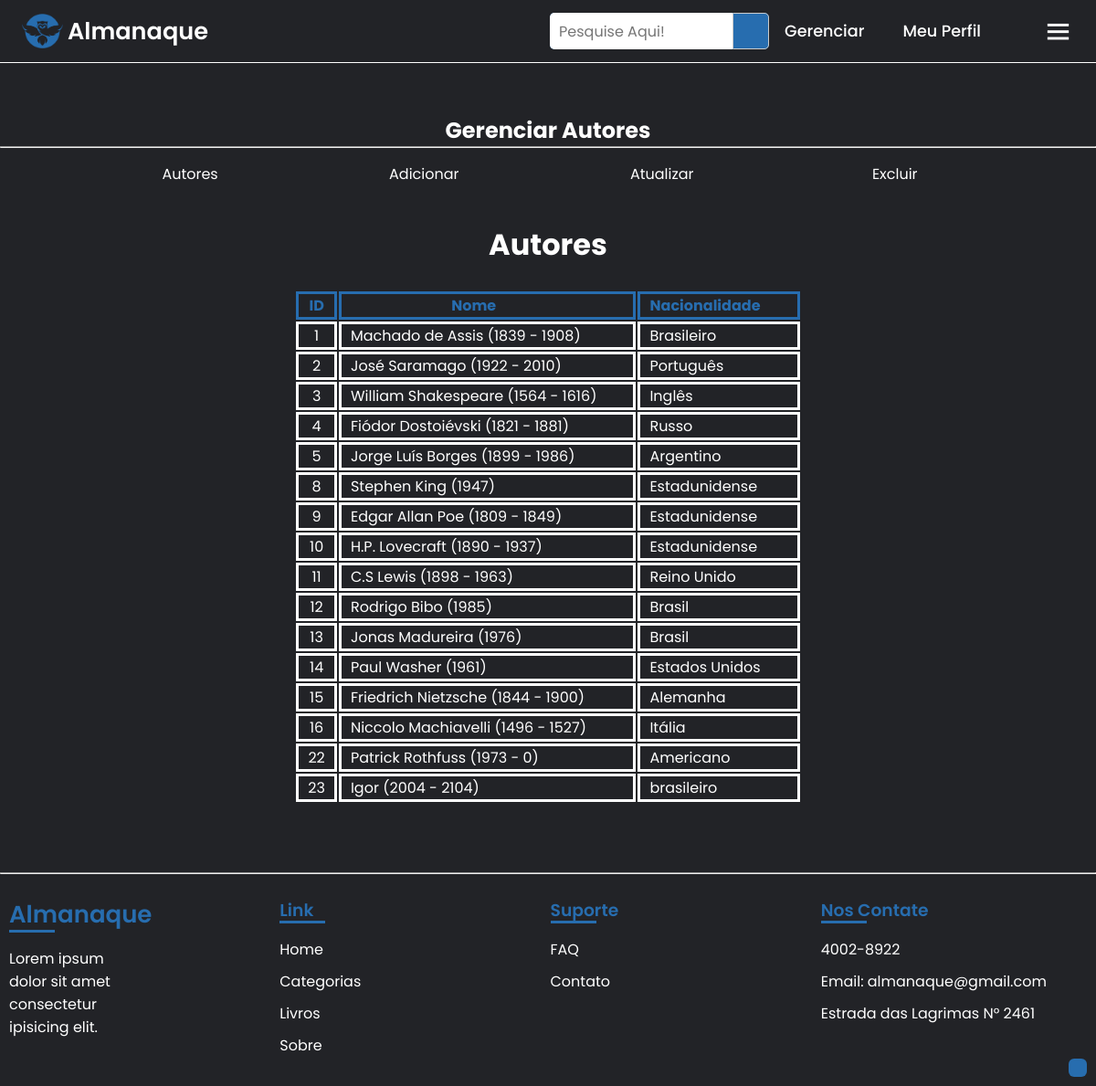
The app's page /funcionario/gerenciar_autor/autor_lista.php (signed in), older data.
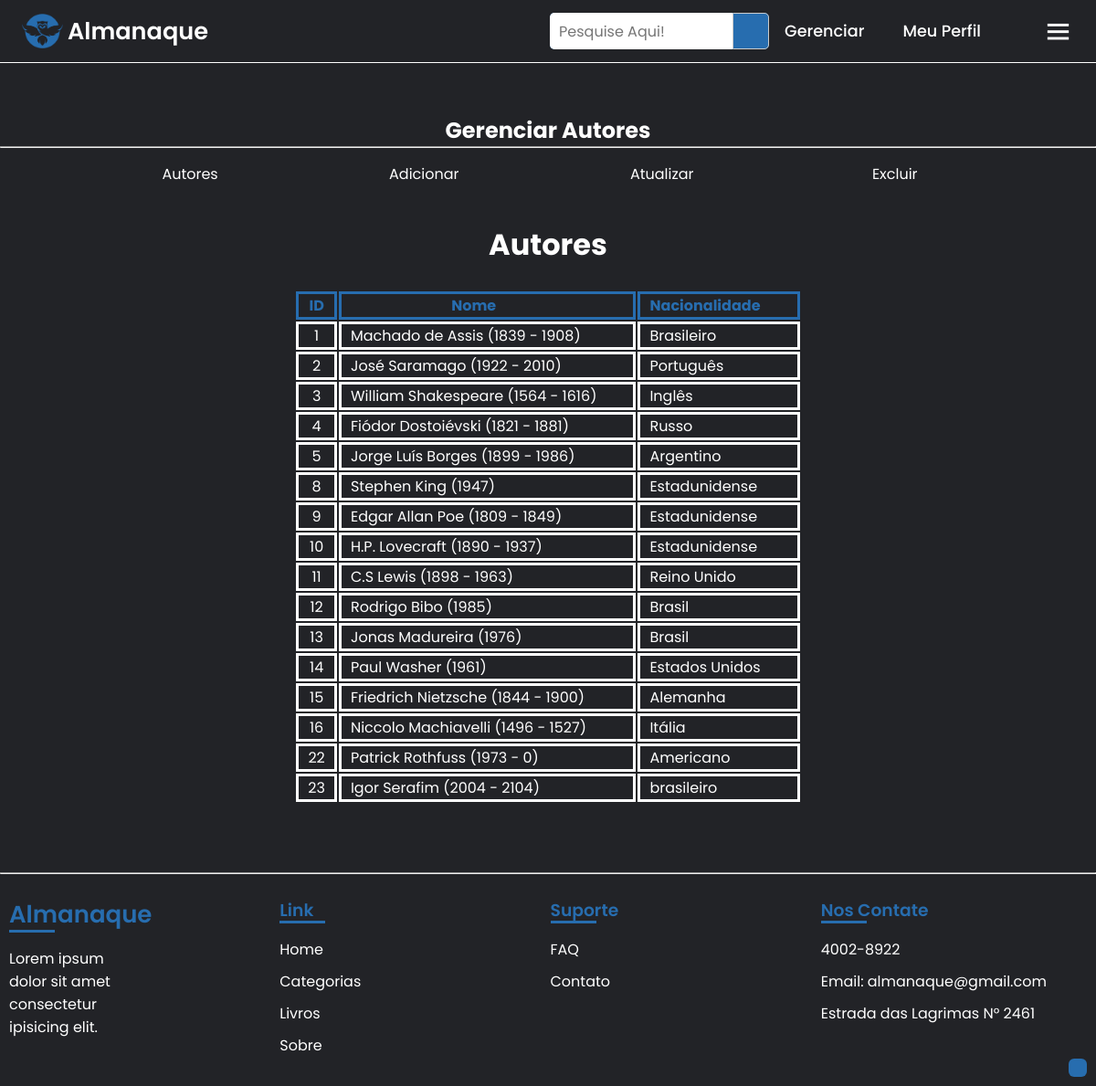
The same page, newer data.
### tables this page shows
CREATE TABLE `autor` (
  `id_autor` int NOT NULL,
  `nome_autor` varchar(50) NOT NULL,
  `pais_autor` varchar(50) NOT NULL,
  `nascimento_autor` int NOT NULL,
  `falecimento_autor` int DEFAULT NULL
);

### funcionario/gerenciar_autor/autor_lista.php (the view, shortened to what this page needs)
<?php
if($_SESSION['id_sessao'] == 2) {
?>
<!DOCTYPE html>
<html lang="pt-br">
<head>
    <link rel="stylesheet" href="../../css/style.css">
    <link rel="stylesheet" href="../../css/menu_gerenciar.css">
    <link rel="stylesheet" href="../../css/livro-aberto.css">
    <link rel="stylesheet" href="../../css/table.css">
    <link href="https://cdn.jsdelivr.net/npm/remixicon@3.5.0/fonts/remixicon.css" rel="stylesheet">
    <link rel="stylesheet"href="https://unpkg.com/boxicons@latest/css/boxicons.min.css">
</head>
<body>
    <?php include('../../include/import_menu_gerenciar.php');
    include('../../include/conexao.php'); ?>
    <br><br><br><br><br>
    <?php include('../../include/import_menu_autor_gerenciar.php'); ?><br>
    <h1 style="text-align: center;">Autores</h1><br>
    <table>
        <tr>
            <th class="id_th">ID</th>
            <th class="atributo_th">Nome</th>
            <th class="atributo_th">Nacionalidade</th>
        </tr>
        <?php
        $sql = mysqli_query($mysqli, "SELECT  *   FROM  autor");
        while ($result = mysqli_fetch_array($sql))
            {
                $id_autor = $result['id_autor'];
                $nome_autor = $result['nome_autor'];
                $pais_autor = $result['pais_autor'];
                $nascimento_autor = $result['nascimento_autor'];
                $falecimento_autor = $result['falecimento_autor'];
                $icon = "";
                if($falecimento_autor != ""){
                    $icon = " - ";
                }
                echo "<tr>";
                echo "<td class='id_th'>".$id_autor."</td>";
                echo "<td class='atributo_th'>".$nome_autor." (".$nascimento_autor, $icon, $falecimento_autor.")</td>";
                echo "<td class='atributo_th'>".$pais_autor."</td>";
                echo "</tr>";
            };
        ?>
    </table>
    <br><br><br>
    <?php include('../../include/import_footer_gerenciar.php');
    include('../../include/acessibilidade.php') ?>
    <a id="link-up" href="#"><i class="ri-arrow-up-double-line"></i></a>
</body>
</html>
<?php
}
else {
    echo "Você não pode acessar essa página, sua permissão é inválida";
}
?>

Row changes from the older to the newer data that the page shows:
changed autor "brasileiro": nome_autor "Igor" → "Igor Serafim"
